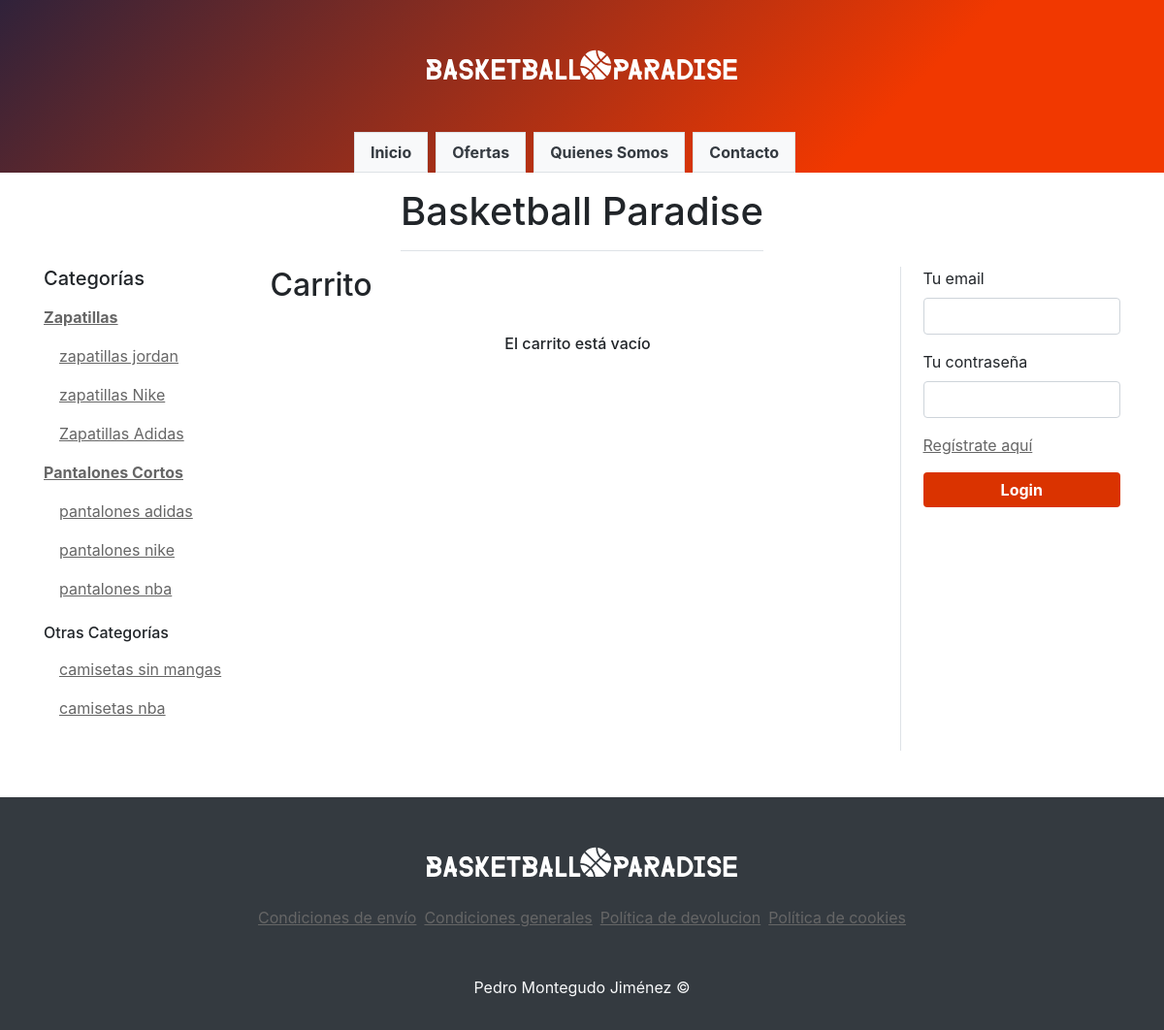
The page /ver-carrito.php on the database its author committed.
### tables this page shows
CREATE TABLE `categories` (
  `id` int(11) NOT NULL,
  `name` varchar(255) NOT NULL,
  `category_id` int(11) DEFAULT NULL COMMENT 'id de la categoria a la que pertenece. NULL si es categoría padre; 0 si no tiene categoría',
  `deleted` tinyint(1) NOT NULL DEFAULT '0'
);

### config/db.php (called while the page is built)
<?php
function conn() {
    try {
        $db = new PDO('mysql:host=localhost;dbname='.DB_NAME, DB_USER, DB_PASS);
        $db->setAttribute(PDO::ATTR_ERRMODE, PDO::ERRMODE_EXCEPTION);
        $db->exec("SET NAMES utf8");
        return $db;
    } catch (PDOException $e) {
        echo "Error: " . $e->getMessage();
        return null;
    }
}

### models/Category.php (called while the page is built, shortened)
<?php
class Category
{
    private $id;
    private $name;
    public function getId()
    {
        return $this->id;
    }
    public function getName()
    {
        return $this->name;
    }
    private static function db()
    {
        return conn();
    }
    public static function getAll($onlyMain = false, $includeDeleted = false)
    {
        $sqlForMain = $onlyMain ? 'WHERE category_id IS NULL' : '';
        $deletedSql = $includeDeleted ? '' : ($onlyMain ? 'AND deleted = 0' : 'WHERE deleted = 0');
        try {
            $stmt = self::db()->prepare("SELECT * FROM categories $sqlForMain $deletedSql");
            $stmt->execute();
            $result = $stmt->fetchAll(PDO::FETCH_CLASS, "Category");
            return $result;
        } catch (Exception $e) {
            echo 'Error: ' . $e->getMessage();
        }
    }
    public static function getAllWithoutParentNotMain()
    {
        try {
            $stmt = self::db()->prepare("SELECT * FROM categories WHERE category_id = 0");
            $stmt->execute();
            $result = $stmt->fetchAll(PDO::FETCH_CLASS, "Category");
            return $result;
        } catch (Exception $e) {
            echo 'Error: ' . $e->getMessage();
        }
    }
    public function getSubcategories($includeDeleted = false)
    {
        $deletedSql = $includeDeleted ? '' : 'AND deleted = 0';
        try {
            $stmt = self::db()->prepare("SELECT * FROM categories WHERE category_id = :category_id $deletedSql ");
            $stmt->execute([':category_id' => $this->id]);
            $stmt->setFetchMode(PDO::FETCH_CLASS, "Category");
            if ($stmt->rowCount() > 0) {
                $categories = $stmt->fetchAll();
                return $categories;
            } else {
                $response = ['type' => 'error', 'message' => 'No se han encontrado datos'];
            }
        } catch (Exception $e) {
            $response =  ['type' => 'error', 'message' => 'Error: ' . $e->getMessage()];
        }
        return $response;
    }
}

### inc/layout/aside-left.php (the view)
<div class="col">
    <h5>Categorías</h5>
    <div class="mb-4">
        <?php
        $mainCategories = Category::getAll(true);
        foreach ($mainCategories as $mainCategory) : ?>
            <a class="nav-link pl-0 font-weight-bold" href="<?= RUTA_HOME ?>productos.php?c=<?= $mainCategory->getId() ?>"><?= $mainCategory->getName() ?></a>
            <?php
            $subcategories = $mainCategory->getSubcategories();
            if (!isset($subcategories['type'])) {
                foreach ($subcategories as $secondaryCategory) : ?>
                    <a class="nav-link" href="<?= RUTA_HOME ?>productos.php?c=<?= $secondaryCategory->getId() ?>"><?= $secondaryCategory->getName() ?></a>
            <?php endforeach;
            }
        endforeach;
        ?>
        <h6 class="mt-3">Otras Categorías</h6>
        <?php
        $categoriesWithoutParentNotMain = Category::getAllWithoutParentNotMain();
        foreach ($categoriesWithoutParentNotMain as $category):
            ?>
            <a class="nav-link" href="<?= RUTA_HOME ?>productos.php?c=<?= $category->getId() ?>"><?= $category->getName() ?></a>
        <?php
        endforeach;
        ?>
    </div>
</div>

### assets/css/main.css (style rules this page uses)
* { box-sizing: border-box; }
html { position: relative; }
body { min-height: 100vh; }
a { color: #666; text-decoration: underline; }

### rows shown on the page
categories: name "Zapatillas"
categories: name "zapatillas jordan"
categories: name "zapatillas Nike"
categories: name "Zapatillas Adidas"
categories: name "Pantalones Cortos"
categories: name "pantalones adidas"
categories: name "pantalones nike"
categories: name "pantalones nba"
categories: name "camisetas sin mangas"
categories: name "camisetas nba"

### other values the page prints
$link['text'] "Inicio"
$link['text'] "Ofertas"
$link['text'] "Quienes Somos"
$link['text'] "Contacto"
$pageTitle "Basketball Paradise"
